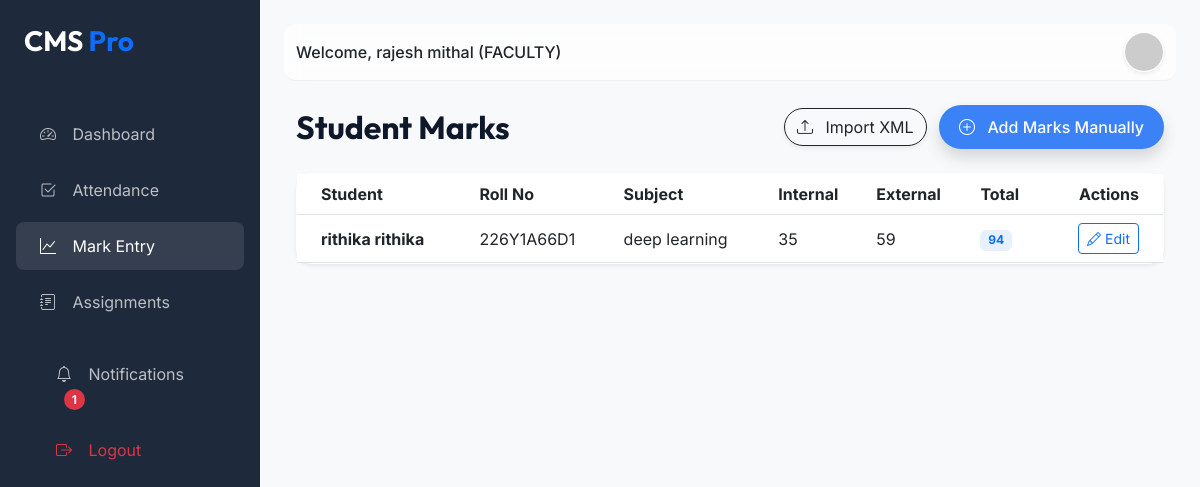
The app's page /marks/ (signed in) with its own data.
### cms_app/models.py (models this page shows, shortened)
class User(AbstractUser):
    ADMIN = 'ADMIN'
    FACULTY = 'FACULTY'
    PRINCIPAL = 'PRINCIPAL'
    STUDENT = 'STUDENT'
    ROLE_CHOICES = (
        (ADMIN, 'Admin'),
        (FACULTY, 'Faculty'),
        (PRINCIPAL, 'Principal'),
        (STUDENT, 'Student'),
    )
    role = models.CharField(max_length=20, choices=ROLE_CHOICES, default=FACULTY)
    is_authorized = models.BooleanField(default=False)
    @property
    def unread_notifications_count(self):
        return self.notifications.filter(is_read=False).count()

class Marks(models.Model):
    student = models.ForeignKey(Student, on_delete=models.CASCADE)
    subject = models.CharField(max_length=100)
    internal_marks = models.IntegerField(default=0)
    external_marks = models.IntegerField(default=0)
    total_marks = models.IntegerField(default=0)
    recorded_by = models.ForeignKey(Faculty, on_delete=models.SET_NULL, null=True, blank=True)

class Student(models.Model):
    user = models.OneToOneField(User, on_delete=models.CASCADE, related_name='student_profile', null=True, blank=True)
    name = models.CharField(max_length=100)
    roll_no = models.CharField(max_length=20, unique=True)
    department = models.CharField(max_length=100)
    semester = models.IntegerField()
    email = models.EmailField(unique=True)
    phone = models.CharField(max_length=15)
    address = models.TextField()
    history = models.TextField(blank=True, null=True)

### cms_app/views.py (the view)
# urls.py: path('marks/', views.marks_list, name='marks_list'),
@faculty_only
def marks_list(request):
    fac_profile = request.user.faculty_profile
    marks = Marks.objects.filter(student__department=fac_profile.department)
    return render(request, 'marks/marks_list.html', {'marks': marks})

### templates/marks/marks_list.html (shortened to what this page needs)
{% extends 'base.html' %}
{% block content %}
<div class="container-fluid">
    <div class="d-flex justify-content-between align-items-center mb-4">
        <h2 class="fw-bold mb-0">Student Marks</h2>
        <div>
            <button type="button" class="btn btn-outline-dark rounded-pill me-2 shadow-sm" data-bs-toggle="modal"
                data-bs-target="#importModal">
                <i class="bi bi-upload me-2"></i> Import XML
            </button>
            <a href="{% url 'marks_add' %}" class="btn btn-primary rounded-pill shadow">
                <i class="bi bi-plus-circle me-2"></i> Add Marks Manually
            </a>
        </div>
    </div>
    <div class="glass-card shadow-sm">
        <div class="table-responsive">
            <table class="table table-hover align-middle mb-0">
                <thead class="bg-light">
                    <tr>
                        <th class="ps-4">Student</th>
                        <th>Roll No</th>
                        <th>Subject</th>
                        <th>Internal</th>
                        <th>External</th>
                        <th>Total</th>
                        <th class="text-end pe-4">Actions</th>
                    </tr>
                </thead>
                <tbody>
                    {% for mark in marks %}
                    <tr>
                        <td class="ps-4"><strong>{{ mark.student.name }}</strong></td>
                        <td>{{ mark.student.roll_no }}</td>
                        <td>{{ mark.subject }}</td>
                        <td>{{ mark.internal_marks }}</td>
                        <td>{{ mark.external_marks }}</td>
                        <td><span class="badge bg-primary bg-opacity-10 text-primary">{{ mark.total_marks }}</span></td>
                        <td class="text-end pe-4">
                            <a href="{% url 'marks_edit' mark.id %}" class="btn btn-sm btn-outline-primary shadow-none">
                                <i class="bi bi-pencil"></i> Edit
                            </a>
                        </td>
                    </tr>
                    {% empty %}
                    <tr>
                        <td colspan="7" class="text-center py-5">No marks recorded yet.</td>
                    </tr>
                    {% endfor %}
                </tbody>
            </table>
        </div>
    </div>
</div>
{% endblock %}

### templates/base.html (shortened to what this page needs)
<!DOCTYPE html>
<html lang="en">
<head>
    <link href="https://cdn.jsdelivr.net/npm/bootstrap@5.3.0/dist/css/bootstrap.min.css" rel="stylesheet">
    <link rel="stylesheet" href="https://cdn.jsdelivr.net/npm/bootstrap-icons@1.11.1/font/bootstrap-icons.css">
</head>
<body>
    {% if user.is_authenticated %}
    <div class="sidebar" id="sidebar">
        <div class="p-4">
            <h3 class="fw-bold mb-4">CMS <span class="text-primary">Pro</span></h3>
        </div>
        <nav class="nav flex-column">
            <a class="nav-link {% if request.resolver_match.url_name == 'dashboard' %}active{% endif %}"
                href="{% url 'dashboard' %}">
                <i class="bi bi-speedometer2"></i> Dashboard
            </a>
            {% if user.role == 'FACULTY' %}
            <a class="nav-link {% if 'attendance' in request.path %}active{% endif %}"
                href="{% url 'attendance_mark' %}">
                <i class="bi bi-check2-square"></i> Attendance
            </a>
            <a class="nav-link {% if 'marks' in request.path %}active{% endif %}" href="{% url 'marks_list' %}">
                <i class="bi bi-graph-up"></i> Mark Entry
            </a>
            <a class="nav-link {% if 'assignments' in request.path %}active{% endif %}"
                href="{% url 'assignment_list' %}">
                <i class="bi bi-journal-text"></i> Assignments
            </a>
            {% endif %}
            <div class="mt-auto p-3">
                <a class="nav-link {% if 'notifications' in request.path %}active{% endif %}"
                    href="{% url 'notification_list' %}">
                    <i class="bi bi-bell"></i> Notifications
                    {% if user.unread_notifications_count > 0 %}
                    <span class="badge bg-danger rounded-pill ms-2">{{ user.unread_notifications_count }}</span>
                    {% endif %}
                </a>
                <a class="nav-link text-danger" href="{% url 'logout' %}">
                    <i class="bi bi-box-arrow-right"></i> Logout
                </a>
            </div>
        </nav>
    </div>
    {% endif %}
    <div class="{% if user.is_authenticated %}main-content{% else %}container{% endif %}">
        {% if user.is_authenticated %}
        <nav class="navbar navbar-expand-lg">
            <div class="container-fluid">
                <span class="navbar-text fw-medium text-dark">
                    Welcome, {{ user.get_full_name|default:user.username }} ({{ user.role }})
                </span>
                <div class="ms-auto d-flex align-items-center">
                    <div class="dropdown">
                        <a href="{% if user.role == 'STUDENT' %}{% url 'student_profile' %}{% elif user.role == 'FACULTY' %}{% url 'faculty_profile' %}{% elif user.role == 'PRINCIPAL' %}{% url 'principal_profile' %}{% else %}#{% endif %}"
                            title="View Profile">
                            <img src="https://ui-avatars.com/api/?name={{ user.username }}&background=random"
                                class="rounded-circle border border-white shadow-sm" width="40" height="40"
                                alt="avatar shadow-sm">
                        </a>
                    </div>
                </div>
            </div>
        </nav>
        {% endif %}
        {% block content %}{% endblock %}
    </div>
</body>
</html>

### templates/base.html (style rules this page uses)
:root { --primary-bg: #f8f9fa; --sidebar-bg: #1e293b; --accent-color: #3b82f6; --text-main: #0f172a; --card-glass: rgba(255, 255, 255, 0.7); }
body { font-family: 'Inter', sans-serif; background-color: var(--primary-bg); color: var(--text-main); overflow-x: hidden; }
h1, h2, h3, .navbar-brand { font-family: 'Outfit', sans-serif; }
.glass-card { background: var(--card-glass); backdrop-filter: blur(10px); border: 1px solid rgba(255, 255, 255, 0.3); border-radius: 16px; box-shadow: 0 4px 30px rgba(0, 0, 0, 0.1); }
.sidebar { height: 100vh; width: 260px; position: fixed; top: 0; left: 0; background-color: var(--sidebar-bg); color: white; transition: all 0.3s; z-index: 1000; }
.sidebar .nav-link { color: rgba(255, 255, 255, 0.7); padding: 12px 24px; border-radius: 8px; margin: 4px 16px; transition: 0.3s; }
.sidebar .nav-link:hover, .sidebar .nav-link.active { color: white; background-color: rgba(255, 255, 255, 0.1); }
.sidebar .nav-link i { margin-right: 12px; }
.main-content { margin-left: 260px; padding: 24px; transition: all 0.3s; }
.navbar { background: var(--card-glass); backdrop-filter: blur(10px); border-bottom: 1px solid rgba(0, 0, 0, 0.05); margin-bottom: 24px; border-radius: 12px; }
.btn-primary { background-color: var(--accent-color); border: none; padding: 10px 20px; border-radius: 8px; font-weight: 500; transition: 0.3s; }

### records on screen
User: unread_notifications_count "1", get_full_name "rajesh mithal", role "FACULTY"
Marks: student.name "rithika rithika", student.roll_no "226Y1A66D1", subject "deep learning", internal_marks "35", external_marks "59", total_marks "94"
